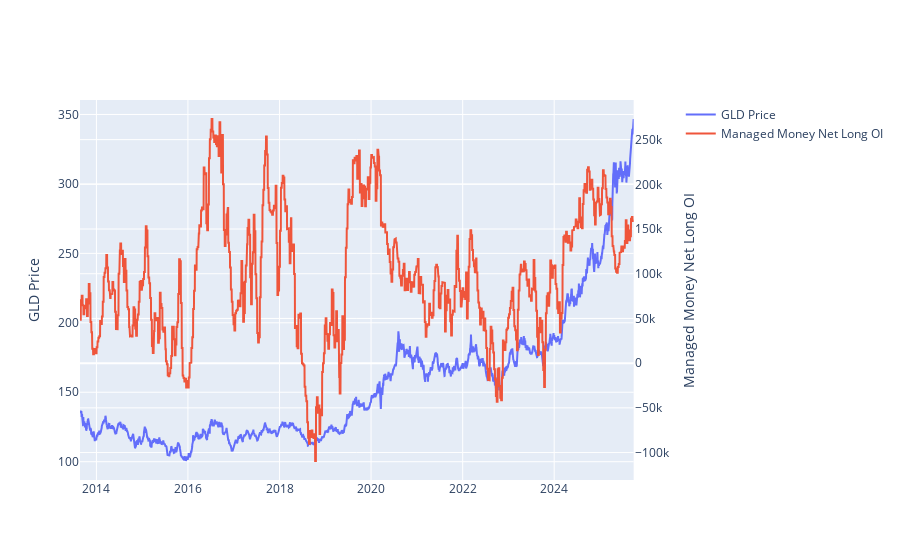

Notebook source saved alongside this figure:
### Markdown cell above
Plot 1 - GLD Price vs Managed Money Net Long OI

- Gold Price and Managed Money Net Long OI is positively correlated throughout the sample
- But the correlation drops for the two recent big jumps; COVID and 2025
- My guess for positive correlation is that those Managed Money uses momentum strategy, so they long more then price goes up.
- Not only extreme event gives information but as it is mean reverting, direction of continuing z-score can be helpful

### Code cell
# 1) subplot 
fig = make_subplots(specs=[[{"secondary_y": True}]])

# 2) First y axis
fig.add_trace(
    go.Scatter(x=daily_merged.index, y=daily_merged['GLD'], name="GLD Price"),
    secondary_y=False
)

# 3) Second y axis
fig.add_trace(
    go.Scatter(x=daily_merged.index, y=daily_merged['Managed Money'], name="Managed Money Net Long OI"),
    secondary_y=True
)

# 4) y axis name
fig.update_yaxes(title_text="GLD Price", secondary_y=False)
fig.update_yaxes(title_text="Managed Money Net Long OI", secondary_y=True)

fig.show()

### Figure 1 — Plotly figure (JSON) as saved in the notebook; plotly's stock layout.template omitted (floating-point values rounded to 4 significant figures; data arrays with more than 128 entries replaced by an {"elided": "..."} marker saying what was removed)
{"data": [{"name": "GLD Price", "type": "scatter", "x": {"elided": "3002 str values"}, "xaxis": "x", "y": {"elided": "3002 float values"}, "yaxis": "y"}, {"name": "Managed Money Net Long OI", "type": "scatter", "x": {"elided": "3002 str values"}, "xaxis": "x", "y": {"elided": "3002 int values"}, "yaxis": "y2"}], "layout": {"xaxis": {"anchor": "y", "domain": [0, 0.94]}, "yaxis": {"anchor": "x", "domain": [0, 1], "title": {"text": "GLD Price"}}, "yaxis2": {"anchor": "x", "overlaying": "y", "side": "right", "title": {"text": "Managed Money Net Long OI"}}}}
